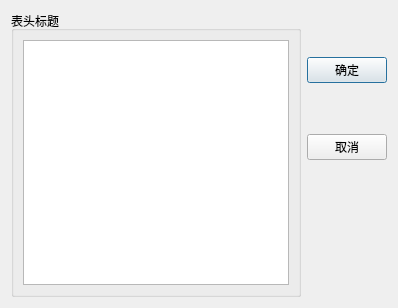
<?xml version="1.0" encoding="UTF-8"?>
<ui version="4.0">
 <class>TDialogHeaders</class>
 <widget class="QDialog" name="TDialogHeaders">
  <property name="geometry">
   <rect>
    <x>0</x>
    <y>0</y>
    <width>398</width>
    <height>308</height>
   </rect>
  </property>
  <property name="windowTitle">
   <string>Dialog</string>
  </property>
  <layout class="QHBoxLayout" name="horizontalLayout">
   <item>
    <widget class="QGroupBox" name="groupBox">
     <property name="title">
      <string>表头标题</string>
     </property>
     <layout class="QVBoxLayout" name="verticalLayout_2">
      <item>
       <widget class="QListView" name="listView"/>
      </item>
     </layout>
    </widget>
   </item>
   <item>
    <layout class="QVBoxLayout" name="verticalLayout">
     <item>
      <spacer name="verticalSpacer">
       <property name="orientation">
        <enum>Qt::Vertical</enum>
       </property>
       <property name="sizeHint" stdset="0">
        <size>
         <width>20</width>
         <height>40</height>
        </size>
       </property>
      </spacer>
     </item>
     <item>
      <widget class="QPushButton" name="btnOk">
       <property name="text">
        <string>确定</string>
       </property>
       <property name="icon">
        <iconset resource="res.qrc">
         <normaloff>:/images/images/704.bmp</normaloff>:/images/images/704.bmp</iconset>
       </property>
      </widget>
     </item>
     <item>
      <spacer name="verticalSpacer_2">
       <property name="orientation">
        <enum>Qt::Vertical</enum>
       </property>
       <property name="sizeHint" stdset="0">
        <size>
         <width>20</width>
         <height>40</height>
        </size>
       </property>
      </spacer>
     </item>
     <item>
      <widget class="QPushButton" name="btnCancel">
       <property name="text">
        <string>取消</string>
       </property>
       <property name="icon">
        <iconset resource="res.qrc">
         <normaloff>:/images/images/706.bmp</normaloff>:/images/images/706.bmp</iconset>
       </property>
      </widget>
     </item>
     <item>
      <spacer name="verticalSpacer_5">
       <property name="orientation">
        <enum>Qt::Vertical</enum>
       </property>
       <property name="sizeHint" stdset="0">
        <size>
         <width>20</width>
         <height>40</height>
        </size>
       </property>
      </spacer>
     </item>
     <item>
      <spacer name="verticalSpacer_3">
       <property name="orientation">
        <enum>Qt::Vertical</enum>
       </property>
       <property name="sizeHint" stdset="0">
        <size>
         <width>20</width>
         <height>40</height>
        </size>
       </property>
      </spacer>
     </item>
     <item>
      <spacer name="verticalSpacer_4">
       <property name="orientation">
        <enum>Qt::Vertical</enum>
       </property>
       <property name="sizeHint" stdset="0">
        <size>
         <width>20</width>
         <height>40</height>
        </size>
       </property>
      </spacer>
     </item>
    </layout>
   </item>
  </layout>
 </widget>
 <resources>
  <include location="res.qrc"/>
 </resources>
 <connections>
  <connection>
   <sender>btnOk</sender>
   <signal>clicked()</signal>
   <receiver>TDialogHeaders</receiver>
   <slot>accept()</slot>
   <hints>
    <hint type="sourcelabel">
     <x>346</x>
     <y>74</y>
    </hint>
    <hint type="destinationlabel">
     <x>198</x>
     <y>153</y>
    </hint>
   </hints>
  </connection>
  <connection>
   <sender>btnCancel</sender>
   <signal>clicked()</signal>
   <receiver>TDialogHeaders</receiver>
   <slot>reject()</slot>
   <hints>
    <hint type="sourcelabel">
     <x>346</x>
     <y>154</y>
    </hint>
    <hint type="destinationlabel">
     <x>198</x>
     <y>153</y>
    </hint>
   </hints>
  </connection>
 </connections>
</ui>
